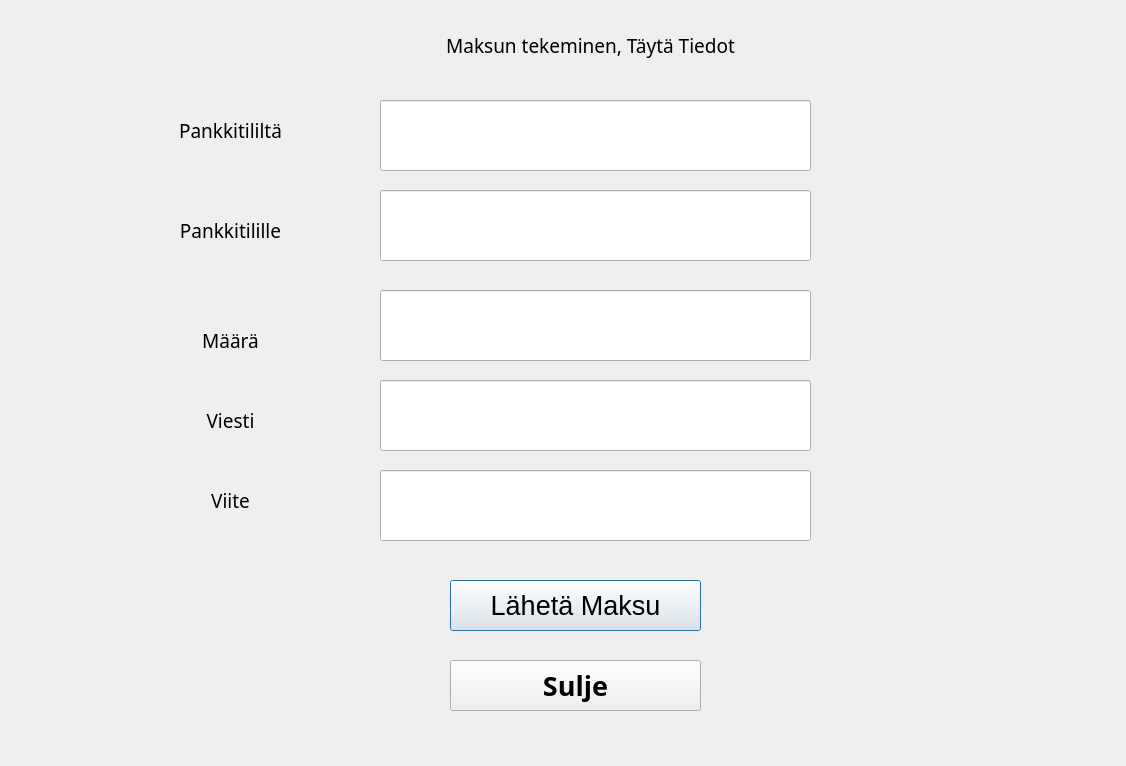
<?xml version="1.0" encoding="UTF-8"?>
<ui version="4.0">
 <class>payment</class>
 <widget class="QDialog" name="payment">
  <property name="geometry">
   <rect>
    <x>0</x>
    <y>0</y>
    <width>1126</width>
    <height>766</height>
   </rect>
  </property>
  <property name="windowTitle">
   <string>Dialog</string>
  </property>
  <widget class="QLineEdit" name="bankcardinfo">
   <property name="geometry">
    <rect>
     <x>380</x>
     <y>100</y>
     <width>431</width>
     <height>71</height>
    </rect>
   </property>
   <property name="font">
    <font>
     <pointsize>20</pointsize>
    </font>
   </property>
   <property name="alignment">
    <set>Qt::AlignCenter</set>
   </property>
  </widget>
  <widget class="QLineEdit" name="tocardinfo">
   <property name="geometry">
    <rect>
     <x>380</x>
     <y>190</y>
     <width>431</width>
     <height>71</height>
    </rect>
   </property>
   <property name="font">
    <font>
     <pointsize>20</pointsize>
    </font>
   </property>
   <property name="alignment">
    <set>Qt::AlignCenter</set>
   </property>
  </widget>
  <widget class="QLineEdit" name="amountinfo">
   <property name="geometry">
    <rect>
     <x>380</x>
     <y>290</y>
     <width>431</width>
     <height>71</height>
    </rect>
   </property>
   <property name="font">
    <font>
     <pointsize>20</pointsize>
    </font>
   </property>
   <property name="alignment">
    <set>Qt::AlignCenter</set>
   </property>
  </widget>
  <widget class="QLineEdit" name="messageinfo">
   <property name="geometry">
    <rect>
     <x>380</x>
     <y>380</y>
     <width>431</width>
     <height>71</height>
    </rect>
   </property>
   <property name="font">
    <font>
     <pointsize>20</pointsize>
    </font>
   </property>
   <property name="alignment">
    <set>Qt::AlignCenter</set>
   </property>
  </widget>
  <widget class="QLineEdit" name="referenceinfo">
   <property name="geometry">
    <rect>
     <x>380</x>
     <y>470</y>
     <width>431</width>
     <height>71</height>
    </rect>
   </property>
   <property name="font">
    <font>
     <pointsize>20</pointsize>
    </font>
   </property>
   <property name="alignment">
    <set>Qt::AlignCenter</set>
   </property>
  </widget>
  <widget class="QPushButton" name="paybtn">
   <property name="geometry">
    <rect>
     <x>450</x>
     <y>580</y>
     <width>251</width>
     <height>51</height>
    </rect>
   </property>
   <property name="font">
    <font>
     <family>Segoe UI</family>
     <pointsize>20</pointsize>
    </font>
   </property>
   <property name="text">
    <string>Lähetä Maksu</string>
   </property>
  </widget>
  <widget class="QPushButton" name="closebtn">
   <property name="geometry">
    <rect>
     <x>450</x>
     <y>660</y>
     <width>251</width>
     <height>51</height>
    </rect>
   </property>
   <property name="font">
    <font>
     <family>Segoe Print</family>
     <pointsize>20</pointsize>
     <bold>true</bold>
    </font>
   </property>
   <property name="text">
    <string>Sulje</string>
   </property>
  </widget>
  <widget class="QLabel" name="label">
   <property name="geometry">
    <rect>
     <x>120</x>
     <y>110</y>
     <width>221</width>
     <height>41</height>
    </rect>
   </property>
   <property name="font">
    <font>
     <family>Segoe Print</family>
     <pointsize>14</pointsize>
    </font>
   </property>
   <property name="text">
    <string>Pankkitililtä</string>
   </property>
   <property name="alignment">
    <set>Qt::AlignCenter</set>
   </property>
  </widget>
  <widget class="QLabel" name="label_2">
   <property name="geometry">
    <rect>
     <x>120</x>
     <y>210</y>
     <width>221</width>
     <height>41</height>
    </rect>
   </property>
   <property name="font">
    <font>
     <family>Segoe Print</family>
     <pointsize>14</pointsize>
    </font>
   </property>
   <property name="text">
    <string>Pankkitilille</string>
   </property>
   <property name="alignment">
    <set>Qt::AlignCenter</set>
   </property>
  </widget>
  <widget class="QLabel" name="label_3">
   <property name="geometry">
    <rect>
     <x>120</x>
     <y>320</y>
     <width>221</width>
     <height>41</height>
    </rect>
   </property>
   <property name="font">
    <font>
     <family>Segoe Print</family>
     <pointsize>14</pointsize>
    </font>
   </property>
   <property name="text">
    <string>Määrä</string>
   </property>
   <property name="alignment">
    <set>Qt::AlignCenter</set>
   </property>
  </widget>
  <widget class="QLabel" name="label_4">
   <property name="geometry">
    <rect>
     <x>120</x>
     <y>400</y>
     <width>221</width>
     <height>41</height>
    </rect>
   </property>
   <property name="font">
    <font>
     <family>Segoe Print</family>
     <pointsize>14</pointsize>
    </font>
   </property>
   <property name="text">
    <string>Viesti</string>
   </property>
   <property name="alignment">
    <set>Qt::AlignCenter</set>
   </property>
  </widget>
  <widget class="QLabel" name="label_5">
   <property name="geometry">
    <rect>
     <x>120</x>
     <y>480</y>
     <width>221</width>
     <height>41</height>
    </rect>
   </property>
   <property name="font">
    <font>
     <family>Segoe Print</family>
     <pointsize>14</pointsize>
    </font>
   </property>
   <property name="text">
    <string>Viite</string>
   </property>
   <property name="alignment">
    <set>Qt::AlignCenter</set>
   </property>
  </widget>
  <widget class="QLabel" name="label_6">
   <property name="geometry">
    <rect>
     <x>370</x>
     <y>20</y>
     <width>441</width>
     <height>51</height>
    </rect>
   </property>
   <property name="font">
    <font>
     <family>Segoe Print</family>
     <pointsize>14</pointsize>
    </font>
   </property>
   <property name="text">
    <string>Maksun tekeminen, Täytä Tiedot</string>
   </property>
   <property name="alignment">
    <set>Qt::AlignCenter</set>
   </property>
  </widget>
 </widget>
 <resources/>
 <connections/>
</ui>
